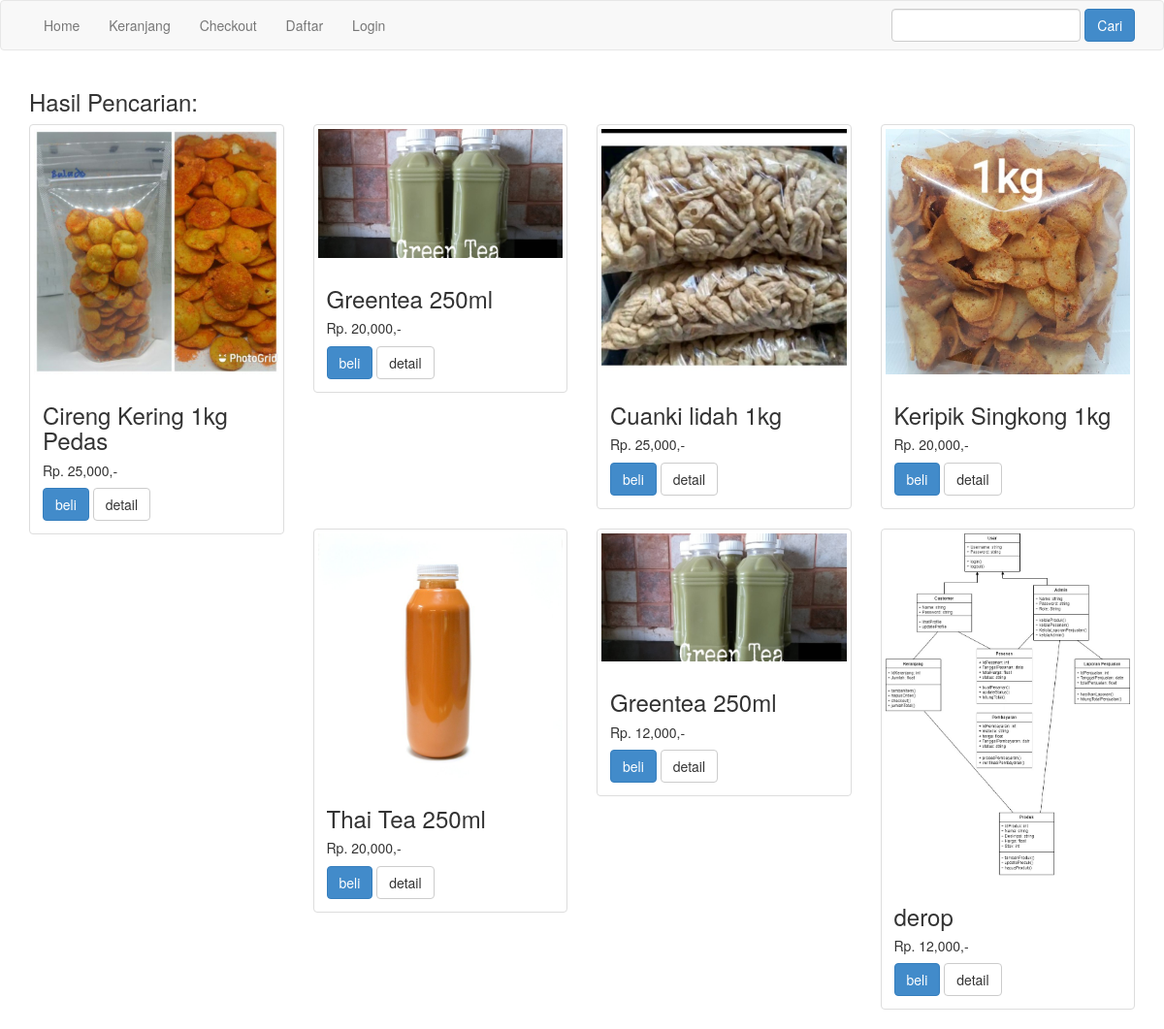
The page /pencarian.php on the database its author committed.
### tables this page shows
CREATE TABLE `produk` (
  `id_produk` int(11) NOT NULL,
  `id_kategori` int(5) NOT NULL,
  `nama_produk` varchar(100) NOT NULL,
  `harga_produk` int(11) NOT NULL,
  `berat_produk` int(11) NOT NULL,
  `foto_produk` varchar(100) NOT NULL,
  `deskripsi_produk` text NOT NULL,
  `stok_produk` int(5) NOT NULL
);

### pencarian.php (the view, shortened to what this page needs)
<?php
include 'config/koneksi.php';
$keyword = $_GET['keyword'];
$semuadata = array();
$ambil = $koneksi->query("SELECT * FROM produk WHERE nama_produk LIKE '%$keyword%' OR deskripsi_produk LIKE '%$keyword%'");
while($pecah = $ambil->fetch_assoc()){
  $semuadata[] = $pecah;
}
?>
<!DOCTYPE html>
<html lang="en">
<head>
  <link rel="stylesheet" href="admin/assets/css/bootstrap.css">
</head>
<body>
<?php include 'templates/navbar.php'; ?>
<section class="content">
  <div class="container">
    <h3>Hasil Pencarian: <?= $keyword; ?></h3>
    <div class="row">
      <?php foreach($semuadata as $key => $value): ?>
      <div class="col-md-3">
        <div class="thumbnail">
          <img src="foto_produk/<?= $value['foto_produk']; ?>" class="img-responsive">
          <div class="caption">
            <h3><?= $value['nama_produk']; ?></h3>
            <h5>Rp. <?= number_format($value['harga_produk']); ?>,-</h5>
            <a href="beli.php?id=<?= $value['id_produk']; ?>" class="btn btn-primary">beli</a>
            <a href="detail.php?id=<?= $value['id_produk']; ?>" class="btn btn-default">detail</a>
          </div>
        </div>
      </div>
      <?php endforeach; ?>
    </div>
  </div>
</section>
</body>
</html>

### rows shown on the page
produk: foto_produk (picture), nama_produk "Cireng Kering 1kg Pedas", harga_produk "25,000"
produk: foto_produk (picture), nama_produk "Greentea 250ml", harga_produk "20,000"
produk: foto_produk (picture), nama_produk "Cuanki lidah 1kg", harga_produk "25,000"
produk: foto_produk (picture), nama_produk "Keripik Singkong 1kg", harga_produk "20,000"
produk: foto_produk (picture), nama_produk "Thai Tea 250ml", harga_produk "20,000"
produk: foto_produk (picture), nama_produk "Greentea 250ml", harga_produk "12,000"
produk: foto_produk (picture), nama_produk "derop", harga_produk "12,000"
